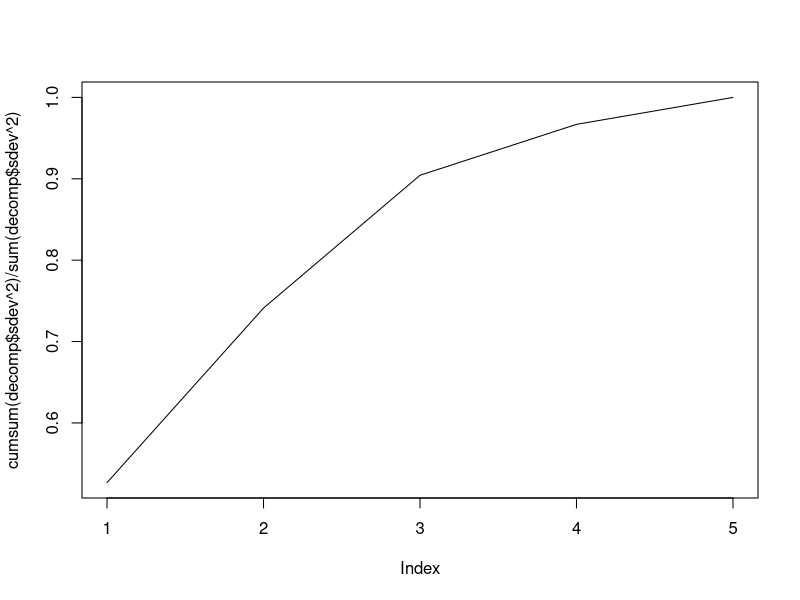
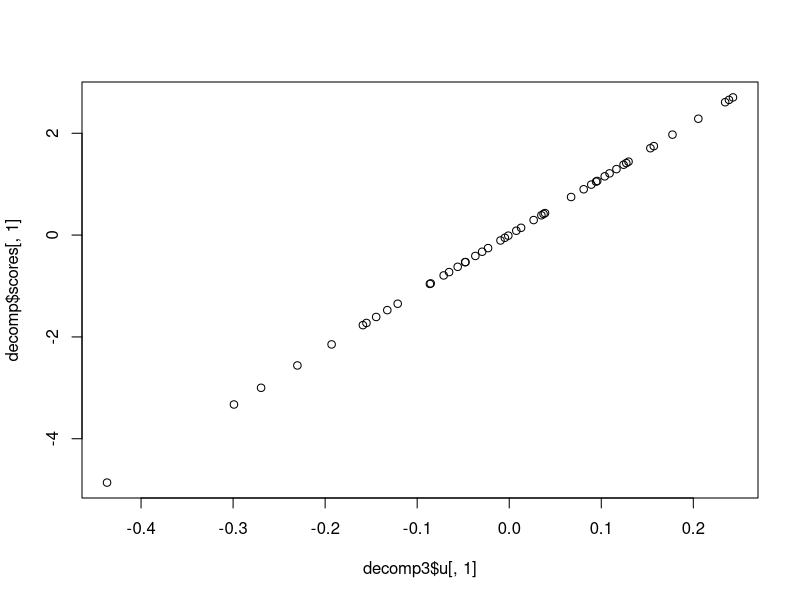
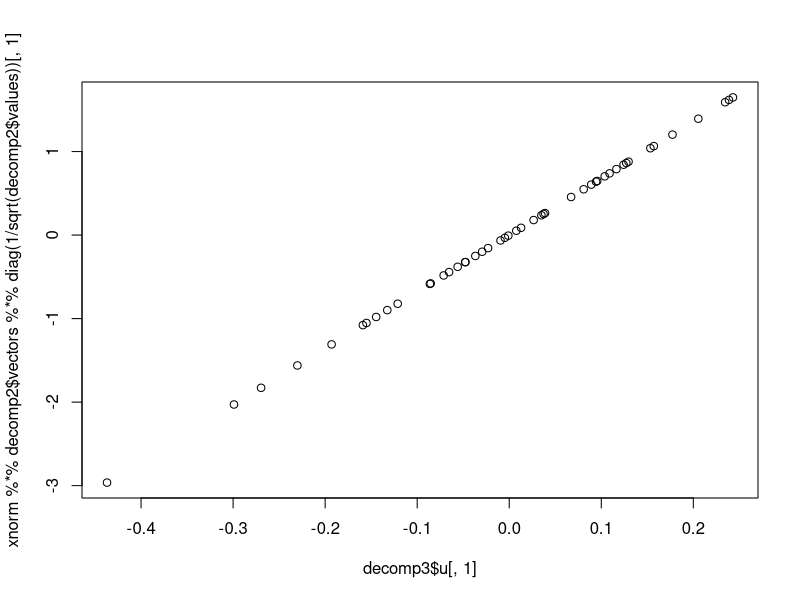

R code for these plots, in order:
data(swiss)
y = swiss$Fertility
x = as.matrix(swiss[,-1])

#1. decomp: principal component

decomp = princomp(x,cor = TRUE)
#Set the cor = TRUE will make the decomposition on the correlation/covariance matrix.
#correlation matrix get rids the unit of variance compared with covariance matrix.
#This will make the decomposition more comparable.
plot(cumsum(decomp$sdev^2) / sum(decomp$sdev^2), type = "l")
#The accumulative percentage of the variance explained.

#2. decomp2: eigen value decomposition of the correlation matrix.
decomp2 = eigen(cor(x))
t(decomp2$vector) %*% decomp2$vectors #The identity matrix

#3. decomp3: singular value decomposition of the normalized x matrix.
xnorm = apply(x, 2, function(z) (z - mean(z)) / sd(z))
decomp3 = svd(xnorm)

#4. compare the basis of the principal subspaces
round(rbind(decomp2$vectors,
            decomp$loadings,
            decomp3$v),3)

#The 3 different approaches give us identical orthonomal basis

#5. compare the eigen values
n = nrow(swiss)

#P.S. the singular values / 1/(n-1) = sqrt (eigen values of S)
round(rbind(decomp2$values, decomp$sdev^2, decomp3$d^2/(n-1)),3)

#6. compare the principal components
plot(decomp3$u[,1],decomp$scores[,1])
plot(decomp3$u[,1],
     xnorm %*% decomp2$vectors %*% diag(1/sqrt(decomp2$values))[,1])

#They are the same, exept the eigen value of S approach need to recalculate it by hand.

#7. Application of the principal components.
u = decomp3$u[,1:4]
summary(lm(y ~ u))$r.squared
summary(lm(y ~ x))$r.squared

#basically svd find out a linear combination on X that retains as much information in X.

#The parameter of lm can be calculated in short cut because u is orthonormal
summary(lm(y ~ u))

t(u) %*% y

#home work
decomp <- princomp(mtcars[,c("mpg","hp","drat","wt","qsec")],cor = TRUE)
decomp$sdev^2 / sum(decomp$sdev^2)

